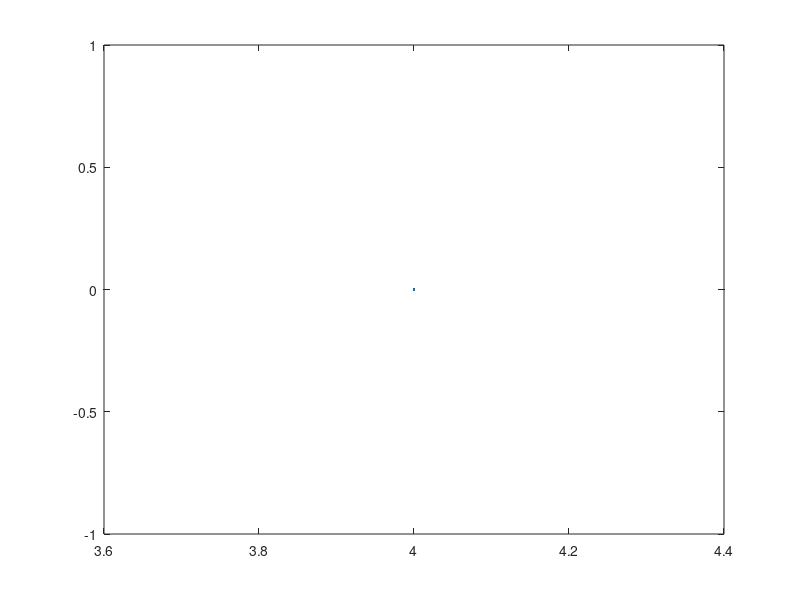

MATLAB code to generate this figure:
clearvars;
close all;

N = 500;
a = 0;
x0 = 0.1;
fun = @(x) a*x*(1-x);

for j = 0:0.01:4
    a = j;
    for i = 1:N
        x(i) = x0;
        x0 = fun(x0);
        
    end
    plot(a*ones(N,1),x,'.');
end

% plot(x);
% axis([0 N 0 1]);
% grid on;
